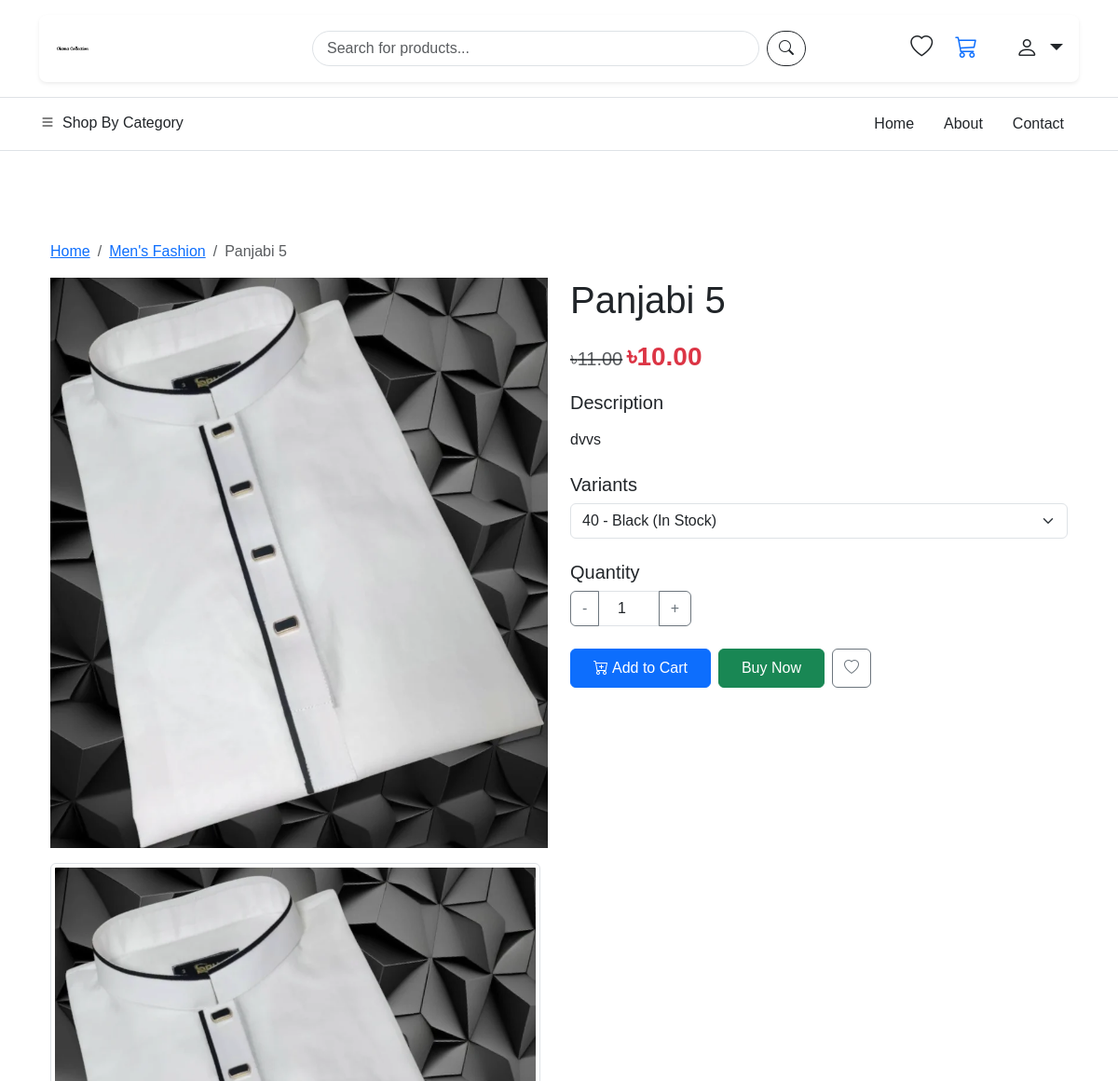
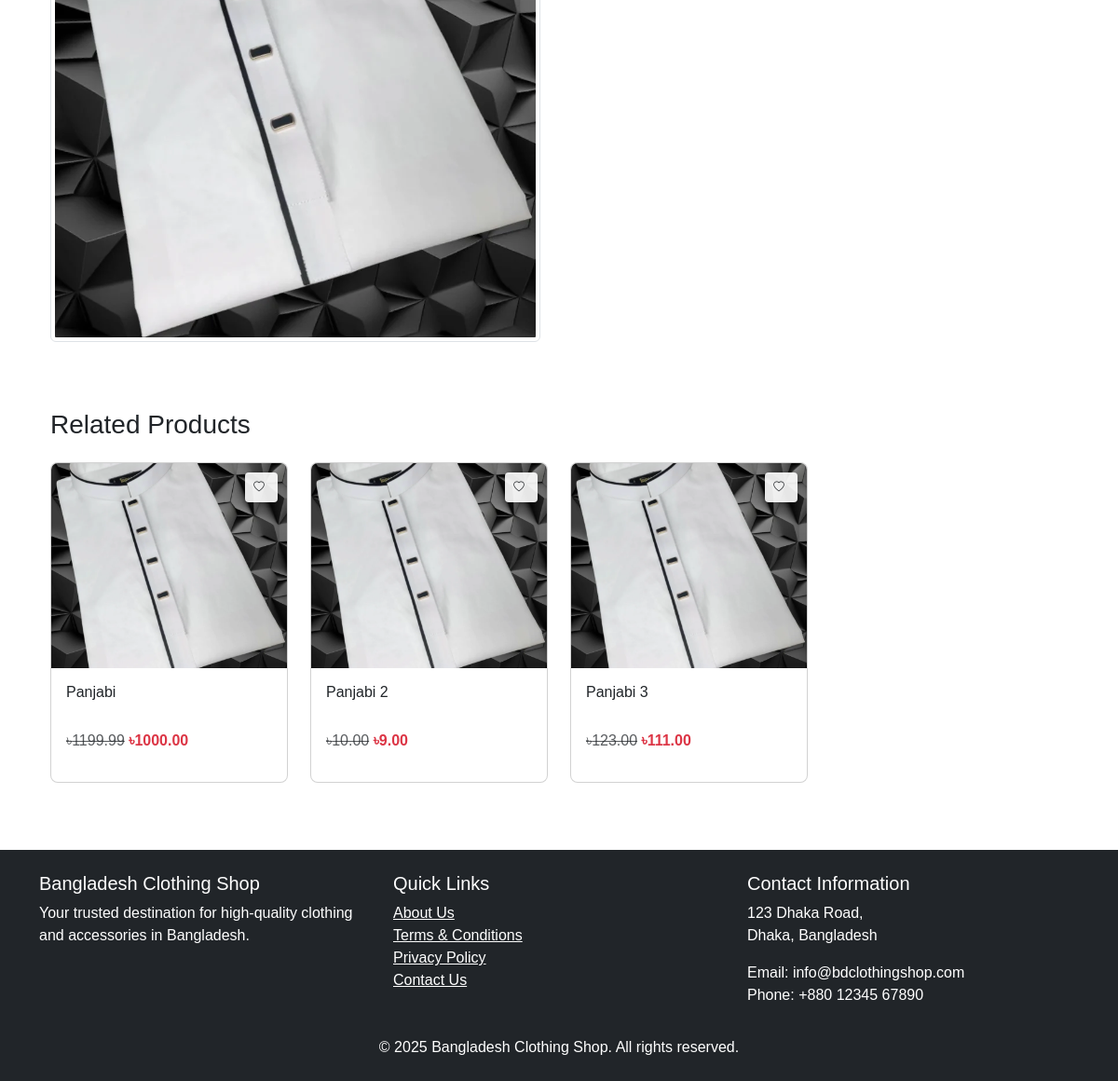
The page /products/panjabi-5/ on the database its author committed (2 pictures, top to bottom).
### products/models.py (models this page shows, shortened)
class Product(models.Model):
    PRODUCT_TYPE_CHOICES = (
        ('simple', 'Simple Product'),
        ('variable', 'Variable Product')
    )
    name = models.CharField(max_length=255)
    slug = models.SlugField(unique=True)
    description = models.TextField()
    category = models.ForeignKey(Category, on_delete=models.CASCADE)
    price = models.DecimalField(max_digits=10, decimal_places=2)
    discount_price = models.DecimalField(max_digits=10, decimal_places=2, null=True, blank=True)
    is_featured = models.BooleanField(default=False)
    is_active = models.BooleanField(default=True)
    created_at = models.DateTimeField(auto_now_add=True)
    updated_at = models.DateTimeField(auto_now=True)
    product_type = models.CharField(max_length=10, choices=PRODUCT_TYPE_CHOICES, default='simple')
    stock_quantity = models.PositiveIntegerField(default=0, null=True, blank=True)
    sku = models.CharField(max_length=100, null=True, blank=True)

class Category(models.Model):
    name = models.CharField(max_length=100)
    slug = models.SlugField(unique=True)
    parent = models.ForeignKey('self', on_delete=models.CASCADE, null=True, blank=True, related_name='children')
    class Meta:
        verbose_name_plural = 'Categories'

class ProductImage(models.Model):
    product = models.ForeignKey(Product, on_delete=models.CASCADE, related_name='images')
    image = models.ImageField(upload_to='products/')
    alt_text = models.CharField(max_length=255, null=True, blank=True)
    is_main = models.BooleanField(default=False)

### products/views.py (the view)
# urls.py: path('<slug:slug>/', views.product_detail, name='product_detail'),
def product_detail(request, slug):
    product = get_object_or_404(Product, slug=slug)
    variants = ProductVariant.objects.filter(product=product)
    related_products = Product.objects.filter(
        category=product.category
    ).exclude(id=product.id)[:4]
    context = {
        'product': product,
        'variants': variants,
        'related_products': related_products,
    }
    return render(request, 'products/product_detail.html', context)

### cart/models.py (called while the page is built)
    @property
    def total_items(self):
        return sum(item.quantity for item in self.items.all())

### products/models.py (called while the page is built)
    @property
    def in_stock(self):
        return self.stock_quantity > 0

### templates/products/product_detail.html (shortened to what this page needs)
{% extends 'base.html' %}
{% load static %}
{% block content %}
<div class="container my-5">
    <nav aria-label="breadcrumb">
        <ol class="breadcrumb">
            <li class="breadcrumb-item"><a href="{% url 'home' %}">Home</a></li>
            <li class="breadcrumb-item"><a href="#">{{ product.category.name }}</a></li>
            <li class="breadcrumb-item active" aria-current="page">{{ product.name }}</li>
        </ol>
    </nav>
    <div class="row">
        <div class="col-md-6 mb-4">
            <div class="product-images">
                {% with main_image=product.images.first %}
                <div class="main-image-container mb-3">
                    {% if main_image %}
                    <img src="{{ main_image.image.url }}" alt="{{ product.name }}" class="img-fluid main-product-image">
                    {% else %}
                    <img src="{% static 'images/no-image.png' %}" alt="No Image Available" class="img-fluid main-product-image">
                    {% endif %}
                </div>
                {% endwith %}
                <div class="thumbnail-container d-flex">
                    {% for image in product.images.all %}
                    <div class="thumbnail-item me-2">
                        <img src="{{ image.image.url }}" alt="{{ product.name }}" class="img-thumbnail thumbnail-image"
                             onclick="document.querySelector('.main-product-image').src = this.src">
                    </div>
                    {% endfor %}
                </div>
            </div>
        </div>
        <div class="col-md-6">
            <h1 class="mb-3">{{ product.name }}</h1>
            {% if product.discount_price %}
            <div class="product-price mb-3">
                <span class="text-muted text-decoration-line-through fs-5">৳{{ product.price }}</span>
                <span class="fw-bold text-danger fs-3">৳{{ product.discount_price }}</span>
            </div>
            {% else %}
            <div class="product-price mb-3">
                <span class="fw-bold fs-3">৳{{ product.price }}</span>
            </div>
            {% endif %}
            <div class="product-description mb-4">
                <h5>Description</h5>
                <p>{{ product.description|linebreaks }}</p>
            </div>
            {% if variants %}
            <div class="product-variants mb-4">
                <h5>Variants</h5>
                <div class="variants-container">
                    <select class="form-select mb-3" id="variant-selector">
                        {% for variant in variants %}
                        <option value="{{ variant.id }}">
                            {{ variant.size }}{% if variant.color %} - {{ variant.color }}{% endif %}
                        </option>
                        {% endfor %}
                    </select>
                </div>
            </div>
            {% endif %}
            <div class="quantity-selector mb-4">
                <h5>Quantity</h5>
                <div class="input-group" style="width: 130px;">
                    <button class="btn btn-outline-secondary" type="button" id="decrease-qty">-</button>
                    <input type="number" class="form-control text-center" value="1" min="1" id="quantity">
                    <button class="btn btn-outline-secondary" type="button" id="increase-qty">+</button>
                </div>
            </div>
            <div class="product-actions d-flex mb-4">
                <button class="btn btn-primary me-2 px-4 py-2" id="add-to-cart-btn"
                        data-variant-id="{% if variants %}{{ variants.0.id }}{% else %}{{ product.id }}{% endif %}">
                    <i class="bi bi-cart-plus me-1"></i>Add to Cart
                </button>
                <form method="post" action="{% url 'products:buy_now' product.id %}" class="d-inline">
                    <button type="submit" class="btn btn-success px-4 py-2">Buy Now</button>
                </form>
                <button class="btn btn-outline-secondary ms-2" id="add-to-wishlist" data-product-id="{{ product.id }}">
                    <i class="bi bi-heart"></i>
                </button>
            </div>
        </div>
    </div>
    {% if related_products %}
    <section class="related-products mt-5">
        <h3 class="mb-4">Related Products</h3>
        <div class="row g-4">
            {% for related in related_products %}
            <div class="col-md-3 col-sm-6">
                <div class="card product-card h-100">
                    <div class="product-image-container">
                        <a href="{% url 'products:product_detail' related.slug %}">
                            {% with product_image=related.images.first %}
                            {% if product_image %}
                            <img src="{{ product_image.image.url }}" class="card-img-top" alt="{{ related.name }}">
                            {% else %}
                            <img src="{% static 'images/no-image.png' %}" class="card-img-top" alt="No Image Available">
                            {% endif %}
                            {% endwith %}
                        </a>
                        <button class="btn wishlist-btn" data-product-id="{{ related.id }}">
                            <i class="bi bi-heart"></i>
                        </button>
                    </div>
                    <div class="card-body">
                        <h5 class="card-title product-title">
                            <a href="{% url 'products:product_detail' related.slug %}" class="text-decoration-none text-dark">
                                {{ related.name }}
                            </a>
                        </h5>
                        <div class="d-flex justify-content-between align-items-center mb-3">
                            {% if related.discount_price %}
                            <p class="card-text mb-0">
                                <span class="text-muted text-decoration-line-through">৳{{ related.price }}</span>
                                <span class="fw-bold text-danger">৳{{ related.discount_price }}</span>
                            </p>
                            {% else %}
                            <p class="card-text fw-bold mb-0">৳{{ related.price }}</p>
                            {% endif %}
                        </div>
                    </div>
                </div>
            </div>
            {% endfor %}
        </div>
    </section>
    {% endif %}
</div>
{% endblock %}

### static/css/style.css (style rules this page uses)
body { font-family: 'Hind Siliguri', Arial, sans-serif; }
.product-card { transition: transform 0.3s ease, box-shadow 0.3s ease; border-radius: 8px; overflow: hidden; position: relative; }
.product-image-container { position: relative; overflow: hidden; }
.product-card img { height: 220px; object-fit: cover; transition: transform 0.5s ease; width: 100%; }
.wishlist-btn { position: absolute; top: 10px; right: 10px; background-color: white; border-radius: 50%; width: 35px; height: 35px; display: flex; align-items: center; justify-content: center; border: none; box-shadow: 0 2px 5px rgba(0,0,0,0.2); opacity: 0.9; transition: all 0.3s ease; }
.product-title { font-size: 1rem; font-weight: 500; margin-bottom: 10px; height: 40px; overflow: hidden; display: -webkit-box; -webkit-line-clamp: 2; -webkit-box-orient: vertical; }
.product-card .btn { height: 32px; padding: 0 8px; font-size: 0.8rem; font-weight: 500; display: flex; align-items: center; justify-content: center; border-radius: 4px; text-transform: none; }
.product-card .btn i { font-size: 0.9em; margin-right: 5px; }

### rows shown on the page
Product: category.name "Men's Fashion", name "Panjabi 5", price "11.00", discount_price "10.00", description "dvvs"
ProductImage: image (picture)
Product: images.first.image (picture), name "Panjabi", price "1199.99", discount_price "1000.00"
Product: images.first.image (picture), name "Panjabi 2", price "10.00", discount_price "9.00"
Product: images.first.image (picture), name "Panjabi 3", price "123.00", discount_price "111.00"

### other values the page prints
form field value "40 - Black (In Stock)"
